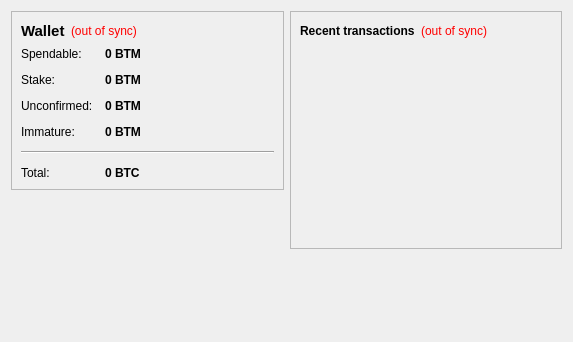
<?xml version="1.0" encoding="UTF-8"?>
<ui version="4.0">
 <class>OverviewPage</class>
 <widget class="QWidget" name="OverviewPage">
  <property name="geometry">
   <rect>
    <x>0</x>
    <y>0</y>
    <width>573</width>
    <height>342</height>
   </rect>
  </property>
  <property name="windowTitle">
   <string>Form</string>
  </property>
  <layout class="QHBoxLayout" name="horizontalLayout" stretch="1,1">
   <item>
    <layout class="QVBoxLayout" name="verticalLayout_2">
     <item>
      <widget class="QFrame" name="frame">
       <property name="frameShape">
        <enum>QFrame::StyledPanel</enum>
       </property>
       <property name="frameShadow">
        <enum>QFrame::Raised</enum>
       </property>
       <layout class="QVBoxLayout" name="verticalLayout_4">
        <item>
         <layout class="QHBoxLayout" name="horizontalLayout_4">
          <item>
           <widget class="QLabel" name="label_5">
            <property name="font">
             <font>
              <pointsize>11</pointsize>
              <weight>75</weight>
              <bold>true</bold>
             </font>
            </property>
            <property name="text">
             <string>Wallet</string>
            </property>
           </widget>
          </item>
          <item>
           <widget class="QLabel" name="labelWalletStatus">
            <property name="toolTip">
             <string>The displayed information may be out of date. Your wallet automatically synchronizes with the Bitmillion network after a connection is established, but this process has not completed yet.</string>
            </property>
            <property name="styleSheet">
             <string notr="true">QLabel { color: red; }</string>
            </property>
            <property name="text">
             <string notr="true">(out of sync)</string>
            </property>
            <property name="alignment">
             <set>Qt::AlignLeading|Qt::AlignLeft|Qt::AlignVCenter</set>
            </property>
           </widget>
          </item>
          <item>
           <spacer name="horizontalSpacer_2">
            <property name="orientation">
             <enum>Qt::Horizontal</enum>
            </property>
            <property name="sizeHint" stdset="0">
             <size>
              <width>40</width>
              <height>20</height>
             </size>
            </property>
           </spacer>
          </item>
         </layout>
        </item>
        <item>
         <layout class="QFormLayout" name="formLayout_2">
          <property name="fieldGrowthPolicy">
           <enum>QFormLayout::AllNonFixedFieldsGrow</enum>
          </property>
          <property name="horizontalSpacing">
           <number>12</number>
          </property>
          <property name="verticalSpacing">
           <number>12</number>
          </property>
          <item row="0" column="0">
           <widget class="QLabel" name="label">
            <property name="text">
             <string>Spendable:</string>
            </property>
           </widget>
          </item>
          <item row="0" column="1">
           <widget class="QLabel" name="labelBalance">
            <property name="font">
             <font>
              <weight>75</weight>
              <bold>true</bold>
             </font>
            </property>
            <property name="cursor">
             <cursorShape>IBeamCursor</cursorShape>
            </property>
            <property name="toolTip">
             <string>Your current spendable balance</string>
            </property>
            <property name="text">
             <string notr="true">0 BTM</string>
            </property>
            <property name="textInteractionFlags">
             <set>Qt::LinksAccessibleByMouse|Qt::TextSelectableByKeyboard|Qt::TextSelectableByMouse</set>
            </property>
           </widget>
          </item>
          <item row="1" column="0">
           <widget class="QLabel" name="label_6">
            <property name="text">
             <string>Stake:</string>
            </property>
           </widget>
          </item>
          <item row="1" column="1">
           <widget class="QLabel" name="labelStake">
            <property name="font">
             <font>
              <weight>75</weight>
              <bold>true</bold>
             </font>
            </property>
            <property name="cursor">
             <cursorShape>IBeamCursor</cursorShape>
            </property>
            <property name="toolTip">
             <string>Total of coins that was staked, and do not yet count toward the current balance</string>
            </property>
            <property name="text">
             <string notr="true">0 BTM</string>
            </property>
            <property name="textInteractionFlags">
             <set>Qt::LinksAccessibleByMouse|Qt::TextSelectableByKeyboard|Qt::TextSelectableByMouse</set>
            </property>
           </widget>
          </item>
          <item row="2" column="0">
           <widget class="QLabel" name="label_3">
            <property name="text">
             <string>Unconfirmed:</string>
            </property>
           </widget>
          </item>
          <item row="2" column="1">
           <widget class="QLabel" name="labelUnconfirmed">
            <property name="font">
             <font>
              <weight>75</weight>
              <bold>true</bold>
             </font>
            </property>
            <property name="cursor">
             <cursorShape>IBeamCursor</cursorShape>
            </property>
            <property name="toolTip">
             <string>Total of transactions that have yet to be confirmed, and do not yet count toward the current balance</string>
            </property>
            <property name="text">
             <string notr="true">0 BTM</string>
            </property>
            <property name="textInteractionFlags">
             <set>Qt::LinksAccessibleByMouse|Qt::TextSelectableByKeyboard|Qt::TextSelectableByMouse</set>
            </property>
           </widget>
          </item>
          <item row="3" column="0">
           <widget class="QLabel" name="labelImmatureText">
            <property name="text">
             <string>Immature:</string>
            </property>
           </widget>
          </item>
          <item row="3" column="1">
           <widget class="QLabel" name="labelImmature">
            <property name="font">
             <font>
              <weight>75</weight>
              <bold>true</bold>
             </font>
            </property>
            <property name="toolTip">
             <string>Mined balance that has not yet matured</string>
            </property>
            <property name="text">
             <string notr="true">0 BTM</string>
            </property>
            <property name="textInteractionFlags">
             <set>Qt::LinksAccessibleByMouse|Qt::TextSelectableByKeyboard|Qt::TextSelectableByMouse</set>
            </property>
           </widget>
          </item>
          <item row="4" column="0" colspan="2">
           <widget class="Line" name="line">
            <property name="orientation">
             <enum>Qt::Horizontal</enum>
            </property>
           </widget>
          </item>
          <item row="5" column="0">
           <widget class="QLabel" name="labelTotalText">
            <property name="text">
             <string>Total:</string>
            </property>
           </widget>
          </item>
          <item row="5" column="1">
           <widget class="QLabel" name="labelTotal">
            <property name="font">
             <font>
              <weight>75</weight>
              <bold>true</bold>
             </font>
            </property>
            <property name="cursor">
             <cursorShape>IBeamCursor</cursorShape>
            </property>
            <property name="toolTip">
             <string>Your current total balance</string>
            </property>
            <property name="text">
             <string notr="true">0 BTC</string>
            </property>
            <property name="textInteractionFlags">
             <set>Qt::LinksAccessibleByMouse|Qt::TextSelectableByKeyboard|Qt::TextSelectableByMouse</set>
            </property>
           </widget>
          </item>
         </layout>
        </item>
       </layout>
      </widget>
     </item>
     <item>
      <spacer name="verticalSpacer">
       <property name="orientation">
        <enum>Qt::Vertical</enum>
       </property>
       <property name="sizeHint" stdset="0">
        <size>
         <width>20</width>
         <height>40</height>
        </size>
       </property>
      </spacer>
     </item>
    </layout>
   </item>
   <item>
    <layout class="QVBoxLayout" name="verticalLayout_3">
     <item>
      <widget class="QFrame" name="frame_2">
       <property name="frameShape">
        <enum>QFrame::StyledPanel</enum>
       </property>
       <property name="frameShadow">
        <enum>QFrame::Raised</enum>
       </property>
       <layout class="QVBoxLayout" name="verticalLayout">
        <item>
         <layout class="QHBoxLayout" name="horizontalLayout_2">
          <item>
           <widget class="QLabel" name="label_4">
            <property name="text">
             <string>&lt;b&gt;Recent transactions&lt;/b&gt;</string>
            </property>
           </widget>
          </item>
          <item>
           <widget class="QLabel" name="labelTransactionsStatus">
            <property name="toolTip">
             <string>The displayed information may be out of date. Your wallet automatically synchronizes with the Bitmillion network after a connection is established, but this process has not completed yet.</string>
            </property>
            <property name="styleSheet">
             <string notr="true">QLabel { color: red; }</string>
            </property>
            <property name="text">
             <string notr="true">(out of sync)</string>
            </property>
            <property name="alignment">
             <set>Qt::AlignRight|Qt::AlignTrailing|Qt::AlignVCenter</set>
            </property>
           </widget>
          </item>
          <item>
           <spacer name="horizontalSpacer">
            <property name="orientation">
             <enum>Qt::Horizontal</enum>
            </property>
            <property name="sizeHint" stdset="0">
             <size>
              <width>40</width>
              <height>20</height>
             </size>
            </property>
           </spacer>
          </item>
         </layout>
        </item>
        <item>
         <widget class="QListView" name="listTransactions">
          <property name="styleSheet">
           <string notr="true">QListView { background: transparent; }</string>
          </property>
          <property name="frameShape">
           <enum>QFrame::NoFrame</enum>
          </property>
          <property name="verticalScrollBarPolicy">
           <enum>Qt::ScrollBarAlwaysOff</enum>
          </property>
          <property name="horizontalScrollBarPolicy">
           <enum>Qt::ScrollBarAlwaysOff</enum>
          </property>
          <property name="selectionMode">
           <enum>QAbstractItemView::NoSelection</enum>
          </property>
         </widget>
        </item>
       </layout>
      </widget>
     </item>
     <item>
      <spacer name="verticalSpacer_2">
       <property name="orientation">
        <enum>Qt::Vertical</enum>
       </property>
       <property name="sizeHint" stdset="0">
        <size>
         <width>20</width>
         <height>40</height>
        </size>
       </property>
      </spacer>
     </item>
    </layout>
   </item>
  </layout>
 </widget>
 <resources/>
 <connections/>
</ui>
